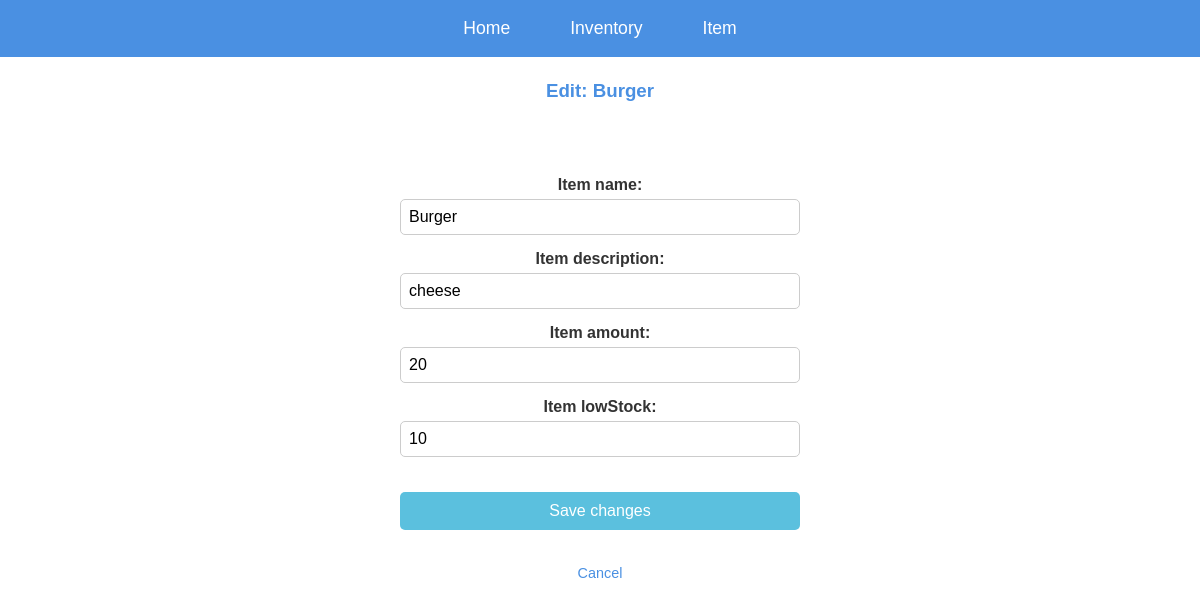
/edit/30/ (signed in), run on an earlier commit of the app's database.
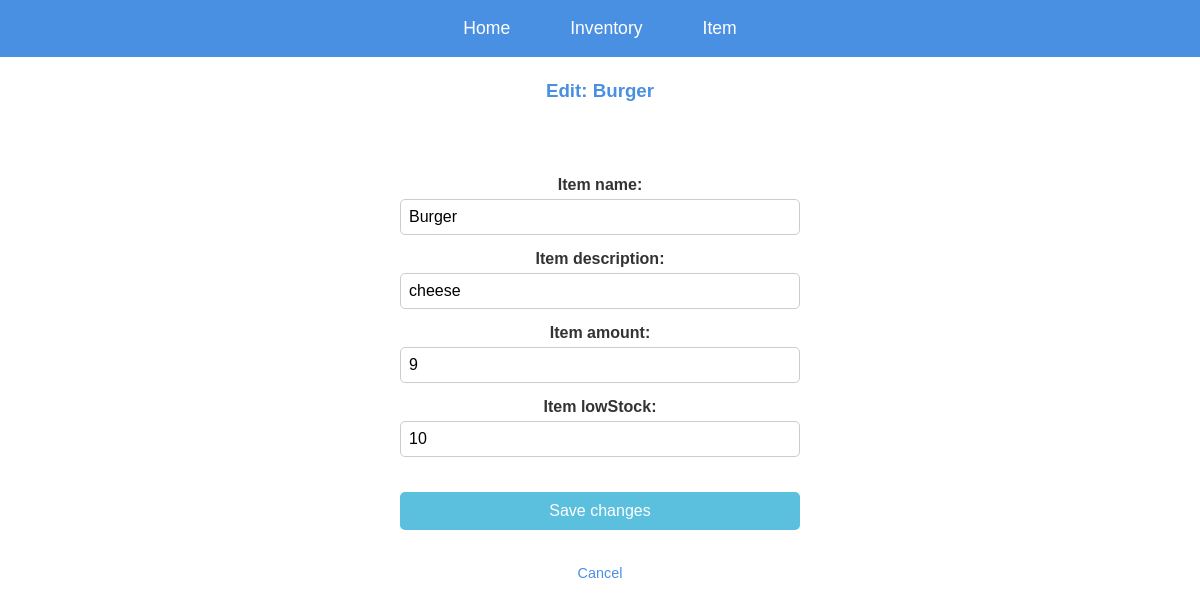
And on a later commit of the database.
### inventory/models.py (models this page shows, shortened)
class Item(models.Model):
    Item_name = models.CharField(max_length=100)
    Item_description = models.CharField(max_length=1000)
    Item_amount = models.IntegerField(default=1, validators=[MinValueValidator(0)])
    Item_lowStock = models.IntegerField(default=10, validators=[MinValueValidator(0)])
    Item_color = models.CharField(max_length=7, default="#000000")

### inventory/views.py (the view)
# urls.py: path('edit/<int:itemID>/', views.EditItem, name='edit_item'),
@login_required
def EditItem(request, itemID):
    item = get_object_or_404(Item, id=itemID)
    user = request.user
    if request.method == 'POST':
        form = ItemForm(request.POST, instance=item)
        if form.is_valid():
            item_edited = form.save() # saves the item obj, now edited
            itemEditAdd(item_edited)
            return redirect('Item Details', item_id=item.id,)  # Redirect to a detail page or wherever you prefer
    else:
        form = ItemForm(instance=item)
    return render(request, 'inventory/EditItem.html', {'form': form, 'item': item})

### inventory/forms.py
class ItemForm(forms.ModelForm):
    class Meta:
        model = Item
        fields = ["Item_name", "Item_description", "Item_amount", "Item_lowStock"]

### inventory/templates/inventory/EditItem.html (shortened to what this page needs)
<!DOCTYPE html>
<html lang="en">
<head>
</head>
<body>
    <div class="header">
        <a href="/" class="button-header">Home</a>
        <a href="/inventory/" class="button-header">Inventory</a>
        <a href="/inventory/{{item.id}}" class="button-header">Item</a>
    </div>
    <h3>Edit: {{ item.Item_name }}</h3>
    <form method="POST">
        {{ form.as_p }}
        <button type="submit">Save changes</button>
    </form>
    <a href="{% url 'Item Details' item.id %}" class="cancel-link">Cancel</a>
</body>
</html>

What changed in the data, as far as the page shows it:
changed Item "Burger": Item_amount "20" → "9"
